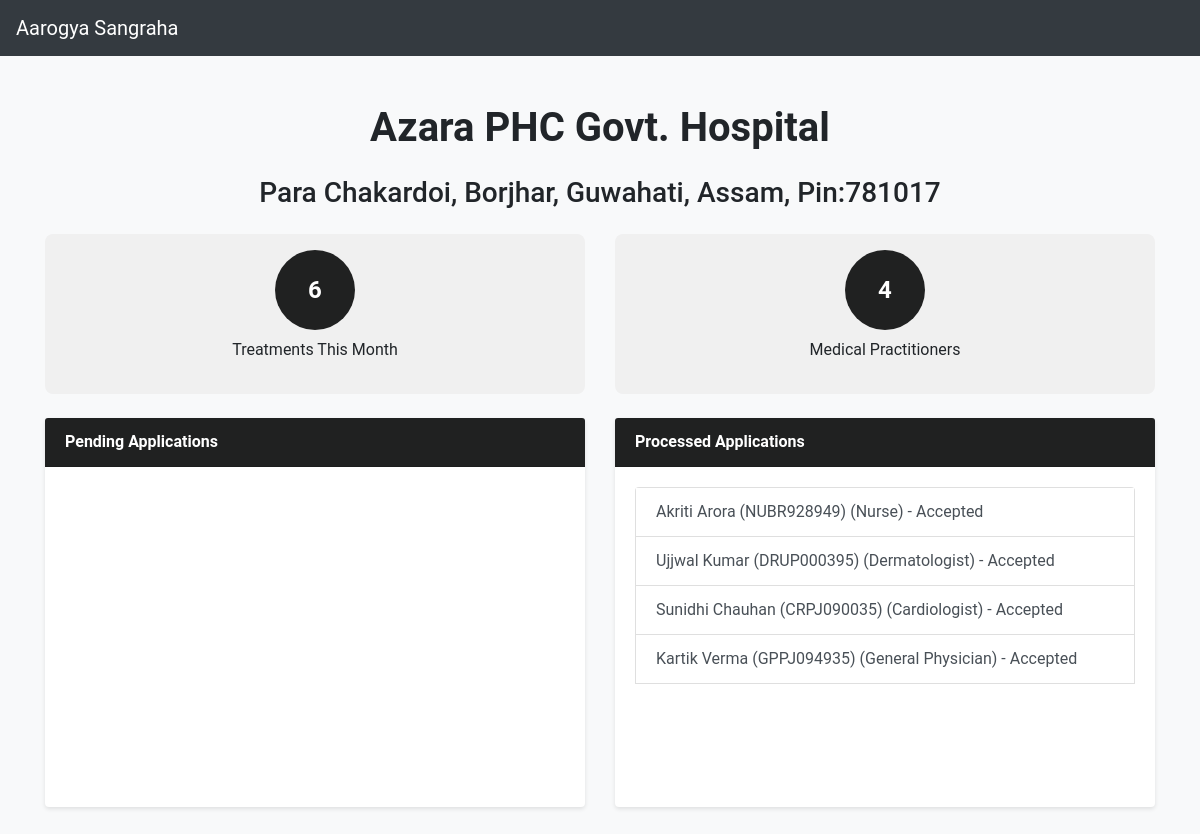
Page /treatment/hospitaldashboard/0000014599 on the committed database.
### treatment/models.py (models this page shows, shortened)
class Hospital(models.Model):
    user=models.OneToOneField(User,on_delete=models.CASCADE)
    hospitalID = models.CharField(max_length=10,primary_key=True)
    address = models.CharField(max_length=100)
    city = models.CharField(max_length=30)
    state = models.CharField(max_length=15)
    pincode = models.CharField(max_length=6)
    status = models.CharField(max_length=20, choices=(
        ('pending', 'Pending Verification'),
        ('approved', 'Approved'),
        ('rejected', 'Rejected')
    ), default='pending')

class JobApplication(models.Model):
    medical_practitioner = models.ForeignKey(MedicalPractitioner, on_delete=models.CASCADE)
    hospital = models.ForeignKey(Hospital, on_delete=models.CASCADE)
    application_date = models.DateField(auto_now_add=True)
    experience = models.IntegerField()
    status = models.CharField(max_length=20, choices=(
        ('pending', 'Pending'),
        ('accepted', 'Accepted'),
        ('rejected', 'Rejected'),
    ), default='pending')

class MedicalPractitioner(models.Model):
    user=models.OneToOneField(User,on_delete=models.CASCADE)
    medicalID = models.CharField(max_length=10,primary_key=True)
    sex = models.CharField(max_length=1,choices=sex_c,default=None)
    date_of_birth = models.DateField()
    hospitalID = models.ForeignKey(Hospital,on_delete=models.SET_NULL,null=True,blank=True,to_field='hospitalID')
    department = models.CharField(max_length=50,choices=departments,default=None)
    status = models.CharField(max_length=21, choices=(
        ('Authorized','Authorized'),
        ('Suspended','Suspended'),
        ('Permanently Suspended','Permanently Suspended')
    ), default='Authorized')
    def __str__(self):
        return f"{self.user.first_name} {self.user.last_name} ({self.medicalID})"

### treatment/views.py (the view)
# urls.py: path('hospitaldashboard/<str:hospitalID>',views.hospital_dashboard_view,name='hospital_dashboard'),
def hospital_dashboard_view(request,hospitalID):
    hospital=models.Hospital.objects.get(hospitalID=hospitalID)
    medPracCount = models.MedicalPractitioner.objects.filter(hospitalID=hospitalID).count()
    today = datetime.date.today()
    monthlyTreatment = models.Treatment.objects.filter(hospitalID=hospitalID, date__year=today.year, date__month=today.month).count()
    job_applications = models.JobApplication.objects.filter(hospital=hospitalID)
    return render(request,'treatment/hospital_dashboard.html',{'hospital':hospital,'medPracCount':medPracCount,'monthlyTreatment':monthlyTreatment,'job_applications':job_applications})

### treatment/templates/treatment/hospital_dashboard.html (shortened to what this page needs)
{% load static %}
<!DOCTYPE html>
<html lang="en">
<head>
    <link k rel="stylesheet" href="https://cdn.jsdelivr.net/npm/bootstrap@4.6.1/dist/css/bootstrap.min.css">
    <link rel="stylesheet" href="https://cdnjs.cloudflare.com/ajax/libs/font-awesome/5.10.2/css/all.css">
    <link rel="stylesheet" href="{% static 'treatment/css/hospitalDashboard.css' %}">
    <link rel="stylesheet" href="https://cdnjs.cloudflare.com/ajax/libs/font-awesome/5.15.3/css/all.min.css">
</head>
<body>
  <nav class="navbar navbar-expand-lg navbar-dark bg-dark">
    <a class="navbar-brand" href="{% url 'home' %}">Aarogya Sangraha</a>
  </nav>
    <div class="container my-5">
        <h1 class="text-center mb-4"><strong>{{ hospital.user.first_name }} {{ hospital.user.last_name }}</strong></h1>
        <h3 class="text-center mb-4">{{ hospital.address }}, {{ hospital.city }}, {{hospital.state}}, Pin:{{hospital.pincode}}</h3>
        {% if hospital.status == 'pending' %}
            <div class="alert alert-warning text-center" role="alert">
                Your hospital is not yet verified.<br>
                Please wait for the approval by one of our administrators.
            </div>
        {% elif hospital.status == 'rejected' %}
            <div class="alert alert-danger text-center" role="alert">
                Our administrator team found some issues with your hospital.<br>
                Thus rejecting your request.<br>
                Please contact us for more information.
            </div>
        {% else %}
            <div class="row mb-4">
                <div class="col-md-6">
                    <div class="info-card">
                        <span class="circle">{{ monthlyTreatment }}</span>
                        <p class="mt-2">Treatments This Month</p>
                    </div>
                </div>
                <div class="col-md-6">
                    <a href="{% url 'treatment:hospital_medpraclist' request.user.hospital.hospitalID %}" style="text-decoration: none;color: inherit;">
                        <div class="info-card">
                            <span class="circle">{{ medPracCount }}</span>
                            <p class="mt-2">Medical Practitioners</p>
                        </div>
                    </a>
                </div>
            </div>
            <div class="row">
                <div class="col-md-6">
                    <div class="card">
                        <div class="card-header">Pending Applications</div>
                        <div class="card-body">
                            <div class="list-group scrollable-list">
                            </div>
                        </div>
                    </div>
                </div>
                <div class="col-md-6">
                    <div class="card">
                        <div class="card-header">Processed Applications</div>
                        <div class="card-body">
                            <div class="list-group scrollable-list">
                                {% for application in job_applications %}
                                    {% if application.status != 'pending' %}
                                        <a href="{% url 'treatment:process_job_application' application.id %}" class="list-group-item list-group-item-action">
                                            {{ application.medical_practitioner }} ({{ application.medical_practitioner.department }}) - {{ application.get_status_display }}
                                        </a>
                                    {% endif %}
                                {% endfor %}
                            </div>
                        </div>
                    </div>
                </div>
            </div>
        {% endif %}
    </div>
</body>
</html>

### treatment/static/treatment/css/hospitalDashboard.css (style rules this page uses)
body { font-family: Arial, sans-serif; margin: 0; padding: 0; background-color: #f2f2f2; }
.scrollable-list { list-style-type: none; padding: 0; margin: 0; height: 300px; overflow-y: auto; }

### treatment/templates/treatment/hospital_dashboard.html (style rules this page uses)
body { font-family: 'Roboto', sans-serif; background-color: #f8f9fa; }
.card { border: none; box-shadow: 0 2px 4px rgba(0, 0, 0, 0.1); }
.card-header { background-color: #202121; color: #fff; font-weight: bold; }
.info-card { text-align: center; background-color: #f0f0f0; padding: 1rem; border-radius: 8px; }
.info-card .circle { display: inline-block; width: 80px; height: 80px; line-height: 80px; border-radius: 50%; background-color: #202121; color: #fff; font-size: 1.5rem; font-weight: bold; }
.scrollable-list { max-height: 300px; overflow-y: auto; }
.scrollable-list .list-group-item { border-radius: 0; }

### rows in the picture
Hospital: user.first_name "Azara PHC", user.last_name "Govt. Hospital", address "Para Chakardoi, Borjhar", city "Guwahati", state "Assam", pincode "781017"
JobApplication: medical_practitioner "Akriti Arora (NUBR928949)", medical_practitioner.department "Nurse", status "Accepted"
JobApplication: medical_practitioner "Ujjwal Kumar (DRUP000395)", medical_practitioner.department "Dermatologist", status "Accepted"
JobApplication: medical_practitioner "Sunidhi Chauhan (CRPJ090035)", medical_practitioner.department "Cardiologist", status "Accepted"
JobApplication: medical_practitioner "Kartik Verma (GPPJ094935)", medical_practitioner.department "General Physician", status "Accepted"

### other values in the picture
{{ monthlyTreatment }} "6"
{{ medPracCount }} "4"
